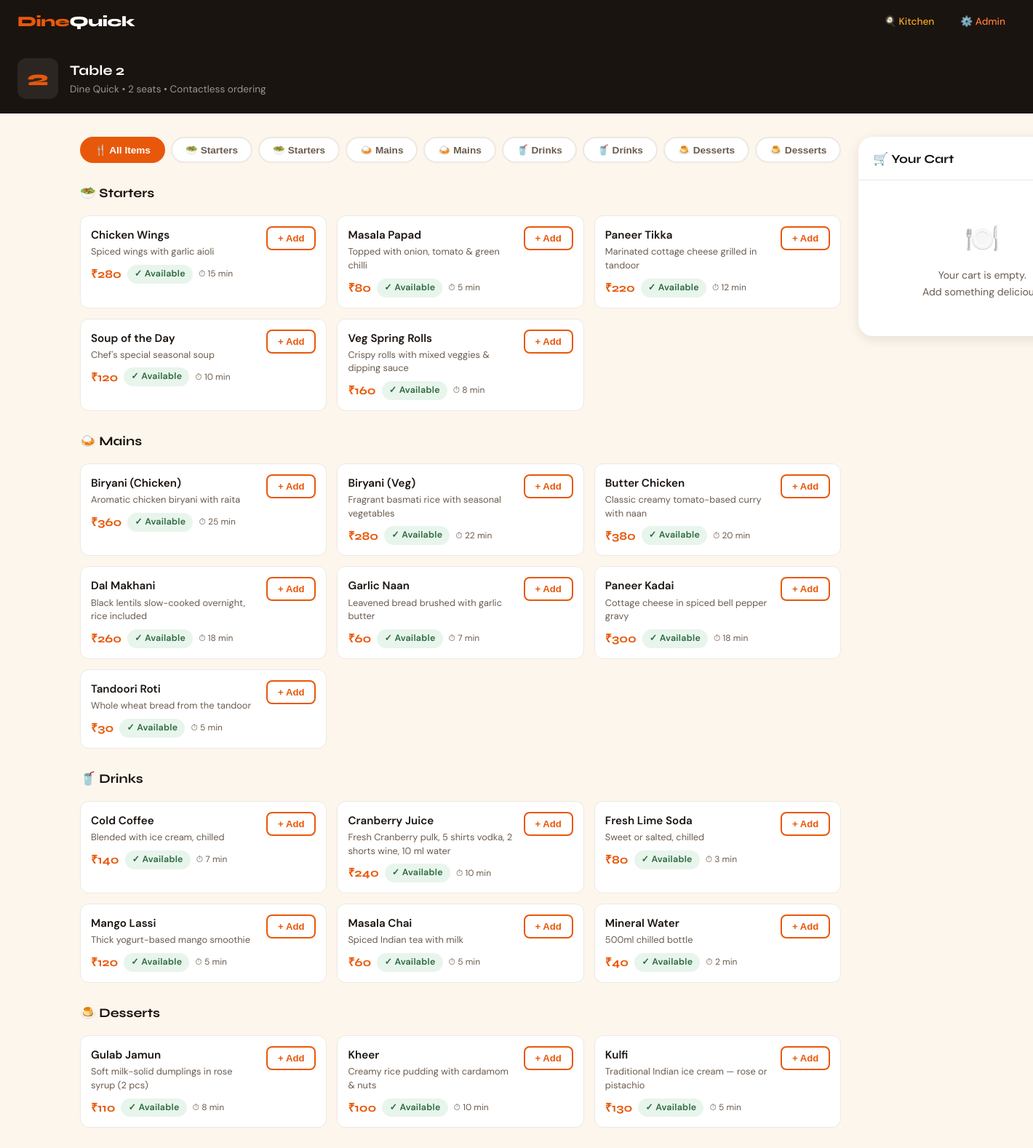
/table/2, run on the app's committed database.
### tables this page shows
CREATE TABLE tables (
            id INTEGER PRIMARY KEY AUTOINCREMENT,
            number INTEGER UNIQUE NOT NULL,
            name TEXT NOT NULL,
            seats INTEGER DEFAULT 4
        );

CREATE TABLE settings (
            key TEXT PRIMARY KEY,
            value TEXT NOT NULL
        );

CREATE TABLE categories (
            id INTEGER PRIMARY KEY AUTOINCREMENT,
            name TEXT NOT NULL,
            icon TEXT NOT NULL,
            sort_order INTEGER DEFAULT 0
        );

CREATE TABLE menu_items (
            id INTEGER PRIMARY KEY AUTOINCREMENT,
            category_id INTEGER NOT NULL,
            name TEXT NOT NULL,
            description TEXT,
            price REAL NOT NULL,
            available INTEGER DEFAULT 1,
            prep_time INTEGER DEFAULT 10,
            FOREIGN KEY(category_id) REFERENCES categories(id)
        );

### app.py (the view)
@app.route("/table/<int:table_number>")
def table_menu(table_number):
    conn = get_db()
    table = conn.execute("SELECT * FROM tables WHERE number=?", (table_number,)).fetchone()
    if not table:
        conn.close()
        return "Table not found", 404
    categories = conn.execute("SELECT * FROM categories ORDER BY sort_order").fetchall()
    items = conn.execute("""SELECT m.*, c.name as cat_name FROM menu_items m
                            JOIN categories c ON m.category_id=c.id
                            ORDER BY m.category_id, m.name""").fetchall()
    orders = conn.execute("""SELECT o.*, t.name as table_name FROM orders o
                              JOIN tables t ON o.table_id=t.id
                              WHERE o.table_id=? AND o.status != 'Served'
                              ORDER BY o.created_at DESC""", (table["id"],)).fetchall()
    conn.close()
    settings = get_all_settings()
    return render_template("menu.html", table=table, categories=categories,
                           items=items, orders=orders, settings=settings)

### app.py (called while the page is built)
def get_db():
    db_dir = os.path.dirname(DB_PATH)
    if db_dir and not os.path.exists(db_dir):
        os.makedirs(db_dir, exist_ok=True)
    conn = sqlite3.connect(DB_PATH)
    conn.row_factory = sqlite3.Row
    return conn

def get_all_settings():
    conn = get_db()
    rows = conn.execute("SELECT key, value FROM settings").fetchall()
    conn.close()
    return {r["key"]: r["value"] for r in rows}

### templates/menu.html (shortened to what this page needs)
{% extends "base.html" %}
{% block body %}
<div class="table-header">
  <div class="table-badge-big">{{ table.number }}</div>
  <div class="table-header-info">
    <h2>{{ table.name }}</h2>
    <p>{{ settings.restaurant_name }} &bull; {{ table.seats }} seats &bull; Contactless ordering</p>
  </div>
</div>
<div class="container page-body">
  <div class="menu-layout">
    <div>
      <div class="cat-tabs" id="catTabs">
        <button class="cat-tab active" data-cat="all">🍴 All Items</button>
        {% for cat in categories %}
        <button class="cat-tab" data-cat="{{ cat.id }}">{{ cat.icon }} {{ cat.name }}</button>
        {% endfor %}
      </div>
      <div id="section-all" class="menu-section active">
        {% for cat in categories %}
        {% set cat_items = items | selectattr("category_id", "equalto", cat.id) | list %}
        {% if cat_items %}
        <div class="menu-section-title">{{ cat.icon }} {{ cat.name }}</div>
        <div class="menu-grid" style="margin-bottom:28px">
          {% for item in cat_items %}
          <div class="menu-item {% if not item.available %}unavailable{% endif %}"
               data-id="{{ item.id }}" data-cat="{{ item.category_id }}">
            <div class="item-info">
              <div class="item-name">{{ item.name }}</div>
              <div class="item-desc">{{ item.description }}</div>
              <div class="item-meta">
                <span class="item-price">{{ settings.currency_symbol }}{{ "%.0f"|format(item.price) }}</span>
                {% if item.available %}
                <span class="badge badge-avail">✓ Available</span>
                {% else %}
                <span class="badge badge-unavail">Unavailable</span>
                {% endif %}
                <span class="item-prep">⏱ {{ item.prep_time }} min</span>
              </div>
            </div>
            <div class="item-actions">
              {% if item.available %}
              <button class="add-btn" id="addbtn-{{ item.id }}"
                      onclick="addToCart({{ item.id }}, '{{ item.name }}', {{ item.price }})">
                + Add
              </button>
              {% else %}
              <button class="add-btn" disabled style="opacity:.4;cursor:not-allowed">Unavailable</button>
              {% endif %}
            </div>
          </div>
          {% endfor %}
        </div>
        {% endif %}
        {% endfor %}
      </div>
    </div>
    <div class="cart-panel" id="cartPanel">
      <div class="cart-header">
        <span class="cart-title">🛒 Your Cart</span>
      </div>
      <div class="cart-items" id="cartItems">
        <div class="cart-empty">
          <div class="big-icon">🍽️</div>
          <div>Your cart is empty.<br>Add something delicious!</div>
        </div>
      </div>
    </div>
  </div>
</div>
{% endblock %}

### templates/base.html (style rules this page uses)
:root { --saffron: #E8580A; --saffron-lt: #FF7A35; --saffron-dk: #B8420A; --cream: #FDF6EC; --ink: #1A1410; --ink-60: #6B5B4E; --ink-20: #EDE8E3; --leaf: #2D6A3F; --leaf-lt: #E8F5EC; --amber: #F5A623; --red: #D94B2B; --surface: #FFFFFF; --radius: 12px; --radius-lg: 20px; --shadow-sm: 0 1px 3px rgba(26,20,16,.08); --shadow-md: 0 4px 16px rgba(26,20,16,.10); --shadow-lg: 0 12px 40px rgba(26,20,16,.14); --font-display: 'Syne', sans-serif; --font-body: 'DM Sans', sans-serif; }
*, *::before, *::after { box-sizing: border-box; margin: 0; padding: 0; }
body { font-family: var(--font-body); background: var(--cream); color: var(--ink); min-height: 100vh; line-height: 1.6; }
.badge { display: inline-flex; align-items: center; gap: 5px; padding: 3px 10px; border-radius: 99px; font-size: .78rem; font-weight: 600; letter-spacing: .02em; }
.badge-avail { background: var(--leaf-lt); color: var(--leaf); }
.container { max-width: 1200px; margin: 0 auto; padding: 0 20px; }
.page-body { padding: 32px 0 60px; }

### templates/menu.html (style rules this page uses)
.menu-layout { display: grid; grid-template-columns: 1fr 340px; gap: 24px; align-items: start; }
.table-header { background: var(--ink); padding: 20px 24px; display: flex; align-items: center; gap: 16px; color: #fff; border-radius: 0; }
.table-badge-big { font-family: var(--font-display); font-size: 1.8rem; font-weight: 800; color: var(--saffron); line-height: 1; width: 56px; height: 56px; background: rgba(255,255,255,.08); border-radius: 12px; display: flex; align-items: center; justify-content: center; flex-shrink: 0; }
.table-header-info h2 { font-family: var(--font-display); font-weight: 700; font-size: 1.2rem; }
.table-header-info p { color: rgba(255,255,255,.55); font-size:.85rem; }
.cat-tabs { display: flex; gap: 8px; overflow-x: auto; padding: 0 0 4px; scrollbar-width: none; margin-bottom: 24px; }
.cat-tab { padding: 8px 18px; border-radius: 99px; border: 2px solid var(--ink-20); background: var(--surface); color: var(--ink-60); font-weight: 600; font-size: .85rem; cursor: pointer; white-space: nowrap; transition: all .18s; display: flex; gap: 6px; align-items: center; }
.cat-tab.active { background: var(--saffron); border-color: var(--saffron); color: #fff; }
.menu-section { display: none; }
.menu-section.active { display: block; }
.menu-section-title { font-family: var(--font-display); font-size: 1.1rem; font-weight: 700; margin-bottom: 16px; display: flex; align-items: center; gap: 8px; color: var(--ink); }
.menu-grid { display: grid; grid-template-columns: repeat(auto-fill, minmax(280px,1fr)); gap: 14px; }
.menu-item { background: var(--surface); border-radius: var(--radius); border: 1.5px solid var(--ink-20); display: flex; gap: 12px; padding: 14px; transition: all .18s; position: relative; }
.item-info { flex: 1; min-width: 0; }
.item-name { font-weight: 600; font-size: .95rem; margin-bottom: 2px; }
.item-desc { color: var(--ink-60); font-size: .8rem; line-height: 1.45; margin-bottom: 8px; }
.item-meta { display: flex; align-items: center; gap: 8px; flex-wrap: wrap; }
.item-price { font-family: var(--font-display); font-weight: 700; font-size: 1rem; color: var(--saffron); }
.item-prep { font-size: .75rem; color: var(--ink-60); }
.item-actions { display: flex; flex-direction: column; align-items: flex-end; justify-content: space-between; }
.add-btn { padding: 7px 14px; border-radius: 8px; border: 2px solid var(--saffron); background: transparent; color: var(--saffron); font-weight: 600; font-size: .82rem; cursor: pointer; transition: all .18s; white-space: nowrap; }
.cart-panel { background: var(--surface); border-radius: var(--radius-lg); box-shadow: var(--shadow-md); position: sticky; top: 80px; }
.cart-header { padding: 18px 20px 14px; border-bottom: 1.5px solid var(--ink-20); display: flex; align-items: center; justify-content: space-between; }
.cart-title { font-family: var(--font-display); font-weight: 700; font-size: 1.05rem; }
.cart-items { padding: 14px 20px; max-height: 320px; overflow-y: auto; }
.cart-empty { text-align: center; padding: 36px 20px; color: var(--ink-60); font-size: .88rem; }
.cart-empty .big-icon { font-size: 2.4rem; margin-bottom: 8px; }

### data on the page
tables: number "2", name "Table 2", seats "2"
settings: restaurant_name "Dine Quick"
categories: icon "🥗", name "Starters"
categories: icon "🥗", name "Starters"
categories: icon "🍛", name "Mains"
categories: icon "🍛", name "Mains"
categories: icon "🥤", name "Drinks"
categories: icon "🥤", name "Drinks"
categories: icon "🍮", name "Desserts"
categories: icon "🍮", name "Desserts"
menu_items: name "Chicken Wings", description "Spiced wings with garlic aioli", currency_symbol "₹", price "280", available "✓ Available", prep_time "15"
menu_items: name "Masala Papad", description "Topped with onion, tomato & green chilli", currency_symbol "₹", price "80", available "✓ Available", prep_time "5"
menu_items: name "Paneer Tikka", description "Marinated cottage cheese grilled in tandoor", currency_symbol "₹", price "220", available "✓ Available", prep_time "12"
menu_items: name "Soup of the Day", description "Chef's special seasonal soup", currency_symbol "₹", price "120", available "✓ Available", prep_time "10"
menu_items: name "Veg Spring Rolls", description "Crispy rolls with mixed veggies & dipping sauce", currency_symbol "₹", price "160", available "✓ Available", prep_time "8"
menu_items: name "Biryani (Chicken)", description "Aromatic chicken biryani with raita", currency_symbol "₹", price "360", available "✓ Available", prep_time "25"
menu_items: name "Biryani (Veg)", description "Fragrant basmati rice with seasonal vegetables", currency_symbol "₹", price "280", available "✓ Available", prep_time "22"
menu_items: name "Butter Chicken", description "Classic creamy tomato-based curry with naan", currency_symbol "₹", price "380", available "✓ Available", prep_time "20"
menu_items: name "Dal Makhani", description "Black lentils slow-cooked overnight, rice included", currency_symbol "₹", price "260", available "✓ Available", prep_time "18"
menu_items: name "Garlic Naan", description "Leavened bread brushed with garlic butter", currency_symbol "₹", price "60", available "✓ Available", prep_time "7"
menu_items: name "Paneer Kadai", description "Cottage cheese in spiced bell pepper gravy", currency_symbol "₹", price "300", available "✓ Available", prep_time "18"
menu_items: name "Tandoori Roti", description "Whole wheat bread from the tandoor", currency_symbol "₹", price "30", available "✓ Available", prep_time "5"
menu_items: name "Cold Coffee", description "Blended with ice cream, chilled", currency_symbol "₹", price "140", available "✓ Available", prep_time "7"
menu_items: name "Cranberry Juice", description "Fresh Cranberry pulk, 5 shirts vodka, 2 shorts wine, 10 ml water", currency_symbol "₹", price "240", available "✓ Available", prep_time "10"
menu_items: name "Fresh Lime Soda", description "Sweet or salted, chilled", currency_symbol "₹", price "80", available "✓ Available", prep_time "3"
menu_items: name "Mango Lassi", description "Thick yogurt-based mango smoothie", currency_symbol "₹", price "120", available "✓ Available", prep_time "5"
menu_items: name "Masala Chai", description "Spiced Indian tea with milk", currency_symbol "₹", price "60", available "✓ Available", prep_time "5"
menu_items: name "Mineral Water", description "500ml chilled bottle", currency_symbol "₹", price "40", available "✓ Available", prep_time "2"
menu_items: name "Gulab Jamun", description "Soft milk-solid dumplings in rose syrup (2 pcs)", currency_symbol "₹", price "110", available "✓ Available", prep_time "8"
menu_items: name "Kheer", description "Creamy rice pudding with cardamom & nuts", currency_symbol "₹", price "100", available "✓ Available", prep_time "10"
menu_items: name "Kulfi", description "Traditional Indian ice cream — rose or pistachio", currency_symbol "₹", price "130", available "✓ Available", prep_time "5"
